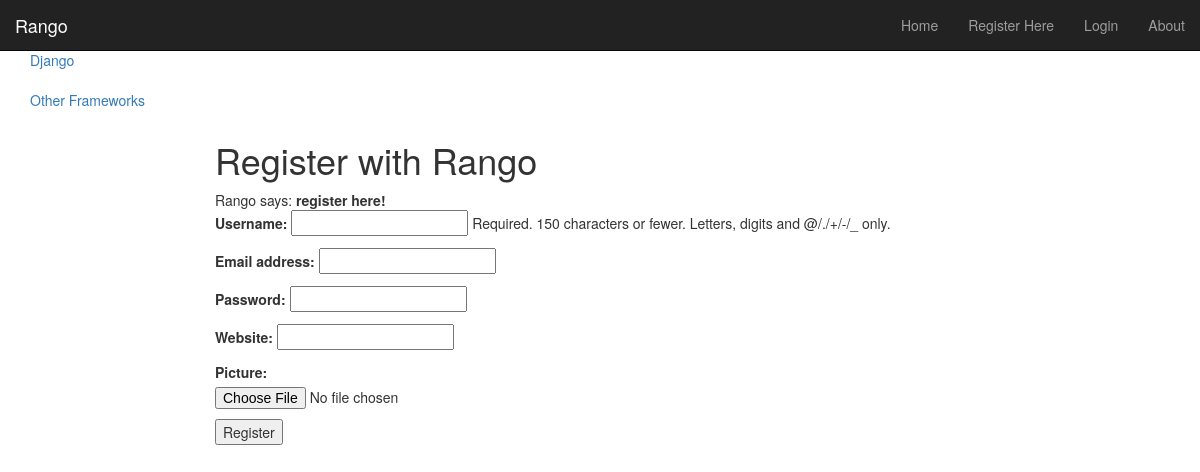
/rango/register/, run on an earlier commit of the app's database.
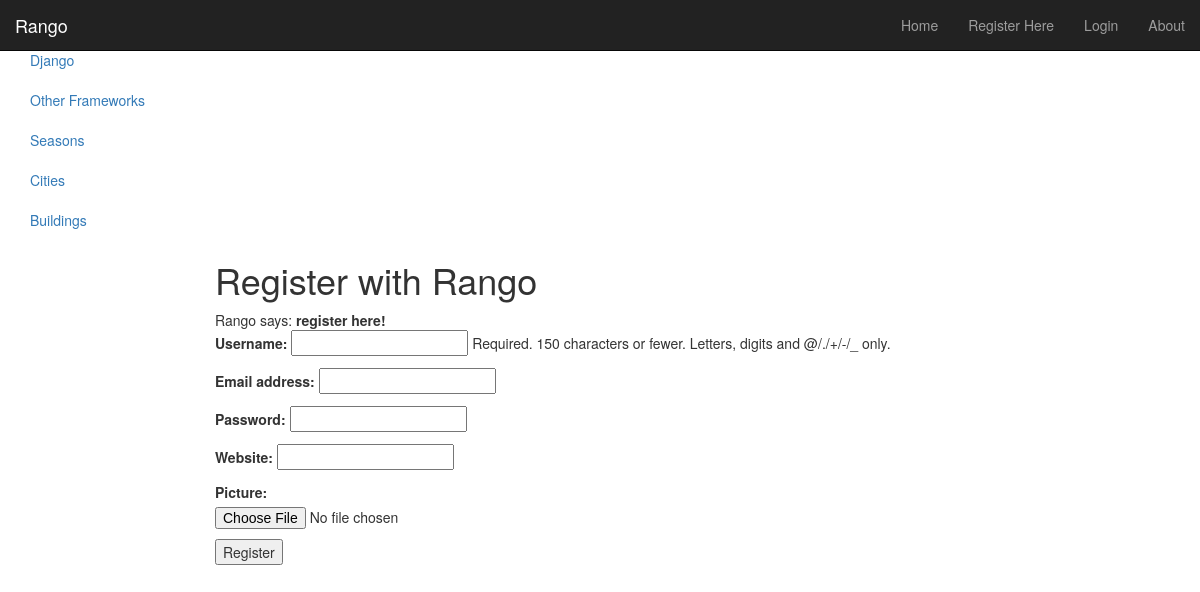
And on a later commit of the database.
### rango/models.py (models this page shows, shortened)
class Category(models.Model):
        name = models.CharField(max_length=128, unique=True)
        views = models.IntegerField(default=0)
        likes = models.IntegerField(default=0)
        slug = models.SlugField(unique=True)

### rango/views.py (the view)
def register(request):
    registered = False
    if request.method == 'POST':
        user_form = UserForm(data=request.POST)
        profile_form = UserProfileForm(data=request.POST)
        if user_form.is_valid() and profile_form.is_valid():
            user = user_form.save()
            user.set_password(user.password)
            user.save()
            profile = profile_form.save(commit=False)
            profile.user = user
            if 'picture' in request.FILES:
                profile.picture = request.FILES['picture']
            profile.save()
            registered = True
        else:
            print user_form.errors, profile_form.errors
    else:
        user_form = UserForm()
        profile_form = UserProfileForm()
    return render(request,
            'rango/register.html',
            {'user_form': user_form, 'profile_form': profile_form, 'registered': registered} )

### rango/forms.py
class UserForm(forms.ModelForm):
    password = forms.CharField(widget=forms.PasswordInput())
    class Meta:
        model = User
        fields = ('username', 'email', 'password')

class UserProfileForm(forms.ModelForm):
    class Meta:
        model = UserProfile
        fields = ('website', 'picture')

### rango/templatetags/rango_extras.py (called while the page is built)
@register.inclusion_tag('rango/cats.html')
def get_category_list(cat=None):
    return {'cats': Category.objects.all(), 'act_cat': cat}

### rango/templates/rango/register.html (shortened to what this page needs)
<!DOCTYPE html>
<html>
    <head>
    </head>
    <body>
     {% extends 'rango/base.html' %}
    {% block body_block %}
        <h1>Register with Rango</h1>
        {% if registered %}
        Rango says: <strong>thank you for registering!</strong>
        <a href="/rango/">Return to the homepage.</a><br />
        {% else %}
        Rango says: <strong>register here!</strong><br />
        <form id="user_form" method="post" action="/rango/register/"
                enctype="multipart/form-data">
            {{ user_form.as_p }}
            {{ profile_form.as_p }}
            <input type="submit" name="submit" value="Register" />
        </form>
        {% endif %}
    {% endblock %}

### rango/templates/rango/cats.html
{% if cats %}
    <ul class="nav nav-sidebar">
    {% for c in cats %}
    {% if c == act_cat %} <li  class="active" > {% else  %} <li>{% endif %}
            <a href="{% url 'category'  c.slug %}">{{ c.name }}</a></li>
{% endfor %}
{% else %}
    <li> <strong >There are no category present.</strong></li>
    </ul>
{% endif %}

What changed in the data, as far as the page shows it:
added Category: name "Seasons"
added Category: name "Cities"
added Category: name "Buildings"
